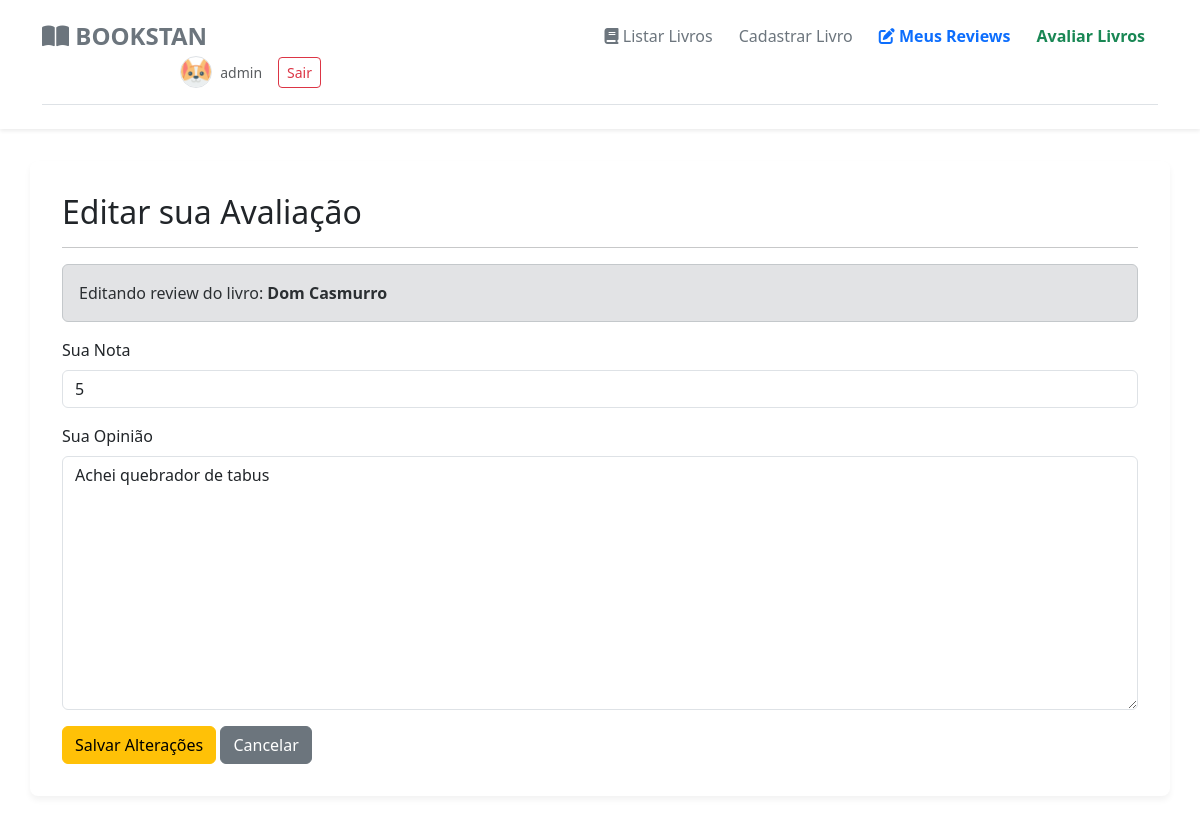
Page /livro/review/editar/5/ (signed in) on the committed database.
### livro/models.py (models this page shows, shortened)
class Perfil(models.Model):
    usuario = models.OneToOneField(User, on_delete=models.CASCADE, related_name='perfil')
    icone = models.CharField(max_length=50, choices=OPCOES_ICONES, default='avatar1.png')
    bio = models.TextField(max_length=500, blank=True, verbose_name="Sobre mim")

class Review(models.Model):
    livro = models.ForeignKey(Livro, on_delete=models.CASCADE, related_name='reviews')
    usuario = models.ForeignKey(User, on_delete=models.CASCADE)
    nota = models.IntegerField(choices=[(i, str(i)) for i in range(1, 6)])
    texto = models.TextField()
    data_criacao = models.DateTimeField(auto_now_add=True)

class Livro(models.Model):
    genero = models.SmallIntegerField(choices=OPCOES_GENERO)
    titulo = models.CharField(max_length=200)
    sinopse = models.TextField(max_length=1500, blank=True, verbose_name="Sinopse")
    ano = models.IntegerField()
    autor = models.SmallIntegerField(choices=OPCOES_AUTORES)
    editora = models.SmallIntegerField(choices=OPCOES_EDITORAS)
    foto = models.ImageField(upload_to='livro/fotos/', blank=True, null=True)
    def __str__(self):
        return self.titulo

### livro/views.py (the view)
# urls.py: path('review/editar/<int:pk>/', EditarReview.as_view(), name='editar_review'),
class EditarReview(LoginRequiredMixin, UserPassesTestMixin, UpdateView):
    model = Review
    form_class = FormularioReview
    template_name = 'livro/editar_review.html'
    success_url = reverse_lazy('meus_reviews')
    def test_func(self):
        review = self.get_object()
        return self.request.user == review.usuario

### livro/forms.py
class FormularioReview(ModelForm):
    class Meta:
        model = Review
        fields = ['livro', 'nota', 'texto']
    def __init__(self, *args, **kwargs):
        super().__init__(*args, **kwargs)
        for field in self.fields.values():
            field.widget.attrs['class'] = 'form-control'

### templates/livro/editar_review.html (shortened to what this page needs)
{% extends "base.html" %}
{% block conteudo %}
<h2>Editar sua Avaliação</h2>
<hr>
<form method="post">
    <div class="alert alert-secondary">
        Editando review do livro: <strong>{{ object.livro.titulo }}</strong>
    </div>
    <div class="mb-3">
        <label for="nota" class="form-label">Sua Nota</label>
        {{ form.nota }}
    </div>
    <div class="mb-3">
        <label for="texto" class="form-label">Sua Opinião</label>
        {{ form.texto }}
    </div>
    <button type="submit" class="btn btn-warning">Salvar Alterações</button>
    <a href="{% url 'meus_reviews' %}" class="btn btn-secondary">Cancelar</a>
</form>
{% endblock %}

### templates/base.html (shortened to what this page needs)
<!DOCTYPE html>
<html lang="pt-br">
<head>
    {% load static %}
    <link rel="stylesheet" href="{% static 'css/base.css' %}">
    <link href="https://cdn.jsdelivr.net/npm/bootstrap@5.3.2/dist/css/bootstrap.min.css" rel="stylesheet">
    <link rel="stylesheet" href="https://cdnjs.cloudflare.com/ajax/libs/font-awesome/6.4.2/css/all.min.css">
</head>
<body>
    <div id="menu-superior">
        {% block menu_superior %}
        <div class="container">
            <header class="d-flex flex-wrap align-items-center justify-content-center justify-content-md-between py-3 mb-4 border-bottom">
              <a href="{% url 'listar_livro' %}" class="d-flex align-items-center col-md-3 mb-2 mb-md-0 text-dark text-decoration-none">
                <span class="fs-4 fw-bold text-secondary"><i class="fa-solid fa-book-open"></i> BOOKSTAN</span>
              </a>
              <ul class="nav col-12 col-md-auto mb-2 justify-content-center mb-md-0">
                {% if user.is_authenticated %}
                    <li>
                        <a href="{% url 'listar_livro' %}" class="nav-link px-2 link-secondary"><i class="fa-solid fa-book"></i> Listar Livros</a>
                    </li>
                    <li>
                        <a href="{% url 'criar_livro' %}" class="nav-link px-2 link-secondary">Cadastrar Livro</a>
                    </li>
                    <li>
                        <a href="{% url 'meus_reviews' %}" class="nav-link px-2 link-primary fw-bold">
                            <i class="fa-solid fa-pen-to-square"></i> Meus Reviews</a>
                    </li>
                    <li>
                        <a href="{% url 'criar_review' %}" class="nav-link px-2 link-success fw-bold">Avaliar Livros</a>
                    </li>
                {% endif %}
              </ul>
              <div class="col-md-3 text-end d-flex align-items-center justify-content-end gap-2">
                {% if user.is_authenticated %}
                    <a href="{% url 'meu_perfil' %}" class="text-decoration-none d-flex align-items-center gap-2">
                        <img src="{% static 'img/icones/' %}{{ user.perfil.icone }}"
                            width="32" height="32" class="rounded-circle border">
                        <span class="text-muted small">{{ user.username }}</span>
                    </a>
                    <a href="{% url 'logout' %}" class="btn btn-outline-danger btn-sm ms-2">Sair</a>
                {% endif %}
              </div>
            </header>
        </div>
        {% endblock %}
    </div>
    <div id="conteudo" class="container">
        {% block conteudo %}{% endblock %}
    </div>
</body>
</html>

### static/css/base.css (style rules this page uses)
body { background-color: #f8f9fa; font-family: 'Segoe UI', Tahoma, Geneva, Verdana, sans-serif; min-height: 100vh; display: flex; flex-direction: column; }
#menu-superior { background-color: #ffffff; box-shadow: 0 2px 4px rgba(0,0,0,0.08); }
#menu-superior .text-secondary { transition: color 0.3s ease; }
#menu-superior .nav-link { font-weight: 500; margin: 0 5px; transition: all 0.3s ease; border-radius: 5px; }
#conteudo { background-color: #ffffff; border-radius: 8px; padding: 2rem; margin-top: 2rem; margin-bottom: 2rem; box-shadow: 0 4px 6px rgba(0,0,0,0.05); flex: 1; }

### rows in the picture
Review: livro.titulo "Dom Casmurro", nota "5", texto "Achei quebrador de tabus"

### other values in the picture
{{ user.username }} "admin"
